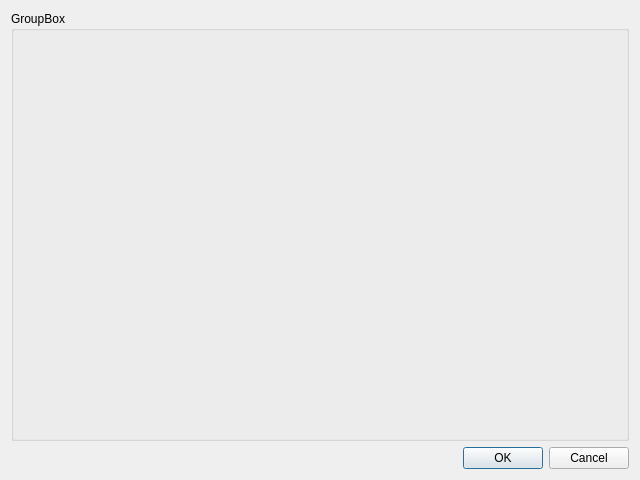
<?xml version="1.0" encoding="UTF-8"?>
<ui version="4.0">
 <class>NoteListDialog</class>
 <widget class="QDialog" name="NoteListDialog">
  <property name="geometry">
   <rect>
    <x>0</x>
    <y>0</y>
    <width>640</width>
    <height>480</height>
   </rect>
  </property>
  <property name="minimumSize">
   <size>
    <width>640</width>
    <height>480</height>
   </size>
  </property>
  <property name="maximumSize">
   <size>
    <width>1920</width>
    <height>1080</height>
   </size>
  </property>
  <property name="windowTitle">
   <string>Dialog</string>
  </property>
  <layout class="QVBoxLayout" name="verticalLayout">
   <item>
    <widget class="QGroupBox" name="gb_noteButtons">
     <property name="title">
      <string>GroupBox</string>
     </property>
     <layout class="QHBoxLayout" name="horizontalLayout">
      <item>
       <layout class="QVBoxLayout" name="gb_layout"/>
      </item>
     </layout>
    </widget>
   </item>
   <item>
    <widget class="QDialogButtonBox" name="buttonBox">
     <property name="orientation">
      <enum>Qt::Horizontal</enum>
     </property>
     <property name="standardButtons">
      <set>QDialogButtonBox::Cancel|QDialogButtonBox::Ok</set>
     </property>
    </widget>
   </item>
  </layout>
 </widget>
 <resources/>
 <connections>
  <connection>
   <sender>buttonBox</sender>
   <signal>accepted()</signal>
   <receiver>NoteListDialog</receiver>
   <slot>accept()</slot>
   <hints>
    <hint type="sourcelabel">
     <x>248</x>
     <y>254</y>
    </hint>
    <hint type="destinationlabel">
     <x>157</x>
     <y>274</y>
    </hint>
   </hints>
  </connection>
  <connection>
   <sender>buttonBox</sender>
   <signal>rejected()</signal>
   <receiver>NoteListDialog</receiver>
   <slot>reject()</slot>
   <hints>
    <hint type="sourcelabel">
     <x>316</x>
     <y>260</y>
    </hint>
    <hint type="destinationlabel">
     <x>286</x>
     <y>274</y>
    </hint>
   </hints>
  </connection>
 </connections>
</ui>
